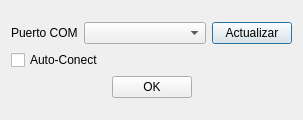
<?xml version="1.0" encoding="UTF-8"?>
<ui version="4.0">
 <class>OpenPort</class>
 <widget class="QDialog" name="OpenPort">
  <property name="geometry">
   <rect>
    <x>0</x>
    <y>0</y>
    <width>303</width>
    <height>120</height>
   </rect>
  </property>
  <property name="windowTitle">
   <string>Dialog</string>
  </property>
  <layout class="QVBoxLayout" name="verticalLayout_2">
   <item>
    <layout class="QVBoxLayout" name="verticalLayout">
     <item>
      <layout class="QHBoxLayout" name="horizontalLayout">
       <item>
        <widget class="QLabel" name="label">
         <property name="text">
          <string>Puerto COM</string>
         </property>
        </widget>
       </item>
       <item>
        <widget class="QComboBox" name="ports_comboBox">
         <property name="sizePolicy">
          <sizepolicy hsizetype="Expanding" vsizetype="Fixed">
           <horstretch>0</horstretch>
           <verstretch>0</verstretch>
          </sizepolicy>
         </property>
        </widget>
       </item>
       <item>
        <widget class="QPushButton" name="update_pushButton">
         <property name="text">
          <string>Actualizar</string>
         </property>
        </widget>
       </item>
      </layout>
     </item>
     <item>
      <widget class="QCheckBox" name="autocon_checkBox">
       <property name="text">
        <string>Auto-Conect</string>
       </property>
      </widget>
     </item>
     <item>
      <layout class="QHBoxLayout" name="horizontalLayout_2">
       <item>
        <spacer name="horizontalSpacer">
         <property name="orientation">
          <enum>Qt::Horizontal</enum>
         </property>
         <property name="sizeHint" stdset="0">
          <size>
           <width>18</width>
           <height>20</height>
          </size>
         </property>
        </spacer>
       </item>
       <item>
        <widget class="QPushButton" name="pushButton">
         <property name="text">
          <string>OK</string>
         </property>
        </widget>
       </item>
       <item>
        <spacer name="horizontalSpacer_2">
         <property name="orientation">
          <enum>Qt::Horizontal</enum>
         </property>
         <property name="sizeHint" stdset="0">
          <size>
           <width>18</width>
           <height>20</height>
          </size>
         </property>
        </spacer>
       </item>
      </layout>
     </item>
    </layout>
   </item>
  </layout>
 </widget>
 <tabstops>
  <tabstop>pushButton</tabstop>
  <tabstop>ports_comboBox</tabstop>
  <tabstop>update_pushButton</tabstop>
  <tabstop>autocon_checkBox</tabstop>
 </tabstops>
 <resources/>
 <connections/>
</ui>
